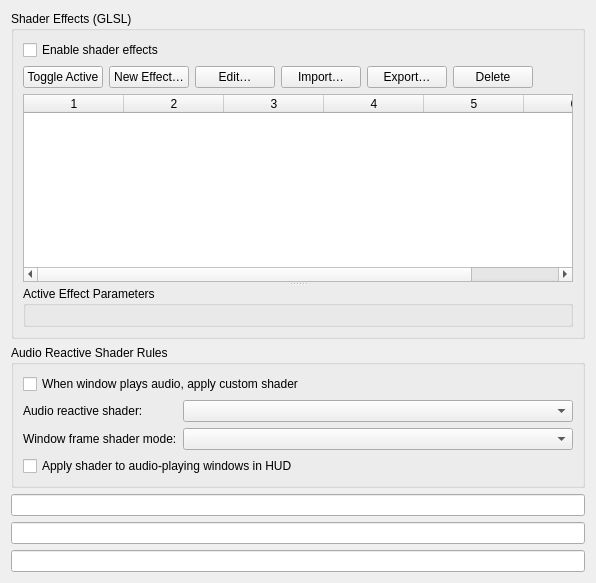
     <widget class="QWidget" name="tabEffects">
      <attribute name="title">
       <string>Shader Effects</string>
      </attribute>
      <layout class="QVBoxLayout" name="verticalLayoutEffects">

       <item>
        <widget class="QGroupBox" name="groupCustomShaders">
         <property name="title">
          <string>Shader Effects (GLSL)</string>
         </property>
         <layout class="QVBoxLayout" name="verticalLayoutCustomShaders">
          <item>
           <widget class="QCheckBox" name="kcfg_CustomShaderEnabled">
            <property name="text">
             <string>Enable shader effects</string>
            </property>
           </widget>
          </item>
          <item>
           <layout class="QHBoxLayout" name="layoutShaderToolbar">
            <item>
             <widget class="QPushButton" name="btnToggleShader">
              <property name="text">
               <string>Toggle Active</string>
              </property>
             </widget>
            </item>
            <item>
             <widget class="QPushButton" name="btnNewShader">
              <property name="text">
               <string>New Effect…</string>
              </property>
             </widget>
            </item>
            <item>
             <widget class="QPushButton" name="btnEditShader">
              <property name="text">
               <string>Edit…</string>
              </property>
             </widget>
            </item>
            <item>
             <widget class="QPushButton" name="btnImportShader">
              <property name="text">
               <string>Import…</string>
              </property>
             </widget>
            </item>
            <item>
             <widget class="QPushButton" name="btnExportShader">
              <property name="text">
               <string>Export…</string>
              </property>
             </widget>
            </item>
            <item>
             <widget class="QPushButton" name="btnDeleteShader">
              <property name="text">
               <string>Delete</string>
              </property>
             </widget>
            </item>
            <item>
             <spacer name="spacerShaderToolbar">
              <property name="orientation">
               <enum>Qt::Horizontal</enum>
              </property>
              <property name="sizeHint" stdset="0">
               <size>
                <width>40</width>
                <height>20</height>
               </size>
              </property>
             </spacer>
            </item>
           </layout>
          </item>
          <item>
           <widget class="QSplitter" name="splitterShaders">
            <property name="orientation">
             <enum>Qt::Vertical</enum>
            </property>
            <property name="childrenCollapsible">
             <bool>false</bool>
            </property>
            <widget class="QTableWidget" name="tableShaders">
             <property name="minimumSize">
              <size>
               <width>0</width>
               <height>120</height>
              </size>
             </property>
             <property name="selectionMode">
              <enum>QAbstractItemView::SingleSelection</enum>
             </property>
             <property name="selectionBehavior">
              <enum>QAbstractItemView::SelectRows</enum>
             </property>
             <property name="columnCount">
              <number>6</number>
             </property>
            </widget>
            <widget class="QGroupBox" name="groupActiveShaderParams">
             <property name="title">
              <string>Active Effect Parameters</string>
             </property>
             <layout class="QFormLayout" name="formLayoutShaderParams">
             </layout>
            </widget>
           </widget>
          </item>
         </layout>
        </widget>
       </item>

       <item>
        <widget class="QGroupBox" name="groupAudioShaderRule">
         <property name="title">
          <string>Audio Reactive Shader Rules</string>
         </property>
         <layout class="QFormLayout" name="formLayoutAudioShaderRule">
          <item row="0" column="0" colspan="2">
           <widget class="QCheckBox" name="kcfg_AudioShaderRuleEnabled">
            <property name="text">
             <string>When window plays audio, apply custom shader</string>
            </property>
            <property name="toolTip">
             <string>Automatically renders the selected GLSL shader effect on windows playing audio.</string>
            </property>
           </widget>
          </item>
          <item row="1" column="0">
           <widget class="QLabel" name="label_audioShader">
            <property name="text">
             <string>Audio reactive shader:</string>
            </property>
            <property name="toolTip">
             <string>Select GLSL fragment shader effect to render when a window is actively playing sound.</string>
            </property>
           </widget>
          </item>
          <item row="1" column="1">
           <widget class="QComboBox" name="comboAudioShader">
            <property name="toolTip">
             <string>Select GLSL fragment shader effect to render when a window is actively playing sound.</string>
            </property>
           </widget>
          </item>
          <item row="2" column="0">
           <widget class="QLabel" name="label_audioWindowFrameMode">
            <property name="text">
             <string>Window frame shader mode:</string>
            </property>
            <property name="toolTip">
             <string>Choose whether the audio shader applies to active windows, inactive windows, or always.</string>
            </property>
           </widget>
          </item>
          <item row="2" column="1">
           <widget class="QComboBox" name="comboAudioWindowFrameMode">
            <property name="toolTip">
             <string>Choose whether the audio shader applies to active windows, inactive windows, or always.</string>
            </property>
           </widget>
          </item>
          <item row="3" column="0" colspan="2">
           <widget class="QCheckBox" name="kcfg_AudioHudShaderEnabled">
            <property name="text">
             <string>Apply shader to audio-playing windows in HUD</string>
            </property>
            <property name="toolTip">
             <string>Automatically renders the GLSL audio shader effect around window cards playing sound in the HUD.</string>
            </property>
           </widget>
          </item>
         </layout>
        </widget>
       </item>

       <item>
        <widget class="QLineEdit" name="kcfg_ActiveCustomShaderId">
         <property name="visible">
          <bool>false</bool>
         </property>
        </widget>
       </item>

       <item>
        <widget class="QLineEdit" name="kcfg_AudioShaderId">
         <property name="visible">
          <bool>false</bool>
         </property>
        </widget>
       </item>

       <item>
        <widget class="QLineEdit" name="kcfg_AudioWindowFrameShaderMode">
         <property name="visible">
          <bool>false</bool>
         </property>
        </widget>
       </item>

      </layout>
     </widget>
